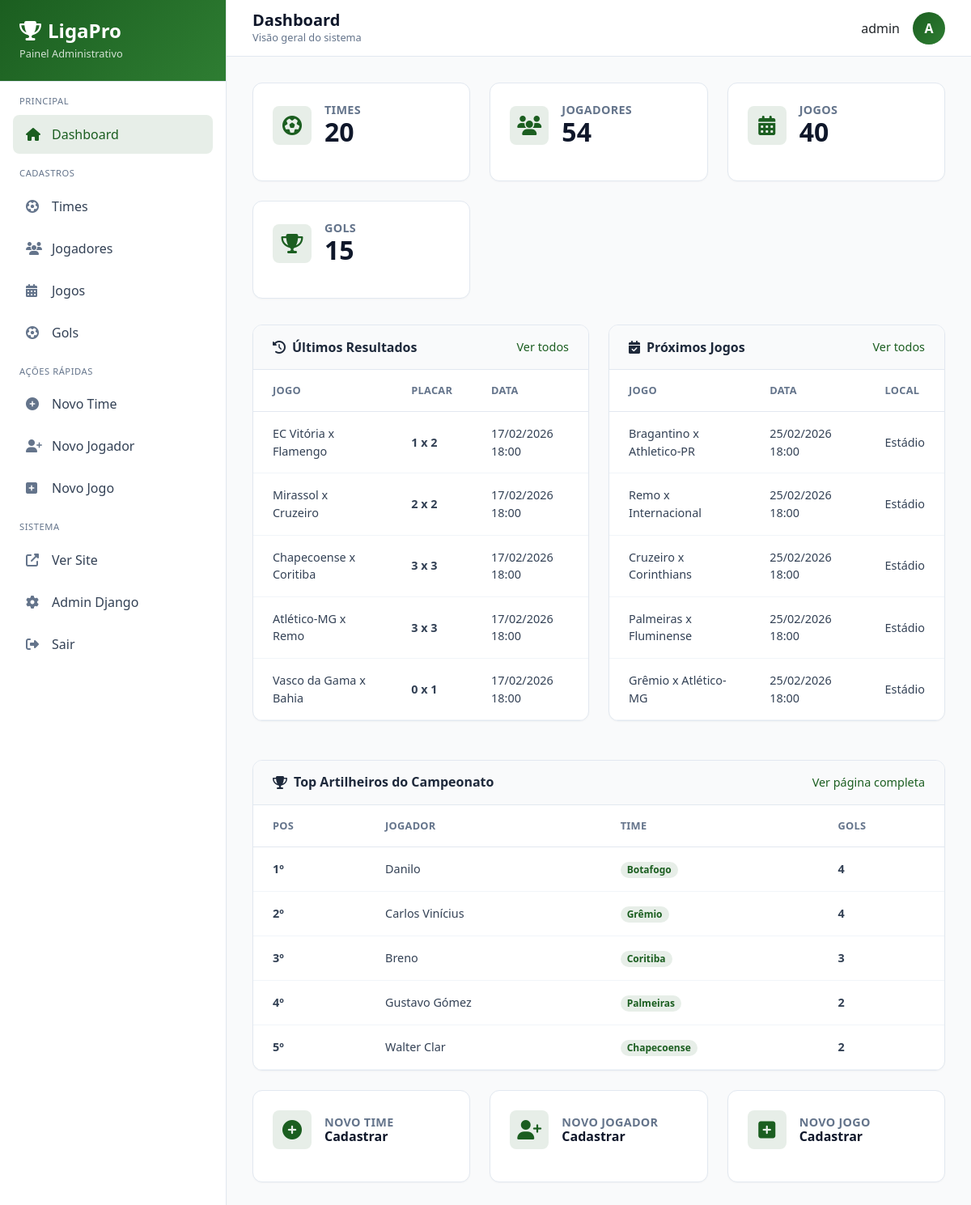
Screenshot of /painel/ (signed in) with the database file from the repository.
### core/models.py (models this page shows, shortened)
class Jogo(models.Model):
    time_casa = models.ForeignKey(
        Time,
        on_delete=models.CASCADE,
        related_name='jogos_como_casa',
        verbose_name='Time da Casa'
    )
    time_visitante = models.ForeignKey(
        Time,
        on_delete=models.CASCADE,
        related_name='jogos_como_visitante',
        verbose_name='Time Visitante'
    )
    gols_casa = models.IntegerField('Gols do Time da Casa', default=0)
    gols_visitante = models.IntegerField('Gols do Time Visitante', default=0)
    data_jogo = models.DateTimeField('Data do Jogo')
    local = models.CharField('Local do Jogo', max_length=200, blank=True, null=True)
    rodada = models.IntegerField('Rodada', default=1)
    realizado = models.BooleanField('Jogo Realizado?', default=False)
    class Meta:
        verbose_name = 'Jogo'
        verbose_name_plural = 'Jogos'
        ordering = ['-data_jogo']

class Time(models.Model):
    nome = models.CharField('Nome do Time', max_length=100)
    logo = models.ImageField('Logo', upload_to='logos/', null=True, blank=True)
    data_criacao = models.DateTimeField('Data de Cadastro', auto_now_add=True)
    class Meta:
        verbose_name = 'Time'
        verbose_name_plural = 'Times'
        ordering = ['nome']

class Jogador(models.Model):
    POSICOES = [
        ('GOL', 'Goleiro'),
        ('ZAG', 'Zagueiro'),
        ('LAT', 'Lateral'),
        ('VOL', 'Volante'),
        ('MEI', 'Meio-campo'),
        ('ATA', 'Atacante'),
        ('TEC', 'Técnico'),
    ]
    nome = models.CharField('Nome do Jogador', max_length=100)
    time = models.ForeignKey(Time, on_delete=models.CASCADE, related_name='jogadores', verbose_name='Time')
    numero = models.IntegerField('Número da Camisa', null=True, blank=True)
    posicao = models.CharField('Posição', max_length=3, choices=POSICOES)
    foto = models.ImageField('Foto', upload_to='jogadores/', null=True, blank=True)
    data_nascimento = models.DateField('Data de Nascimento', null=True, blank=True)
    nacionalidade = models.CharField('Nacionalidade', max_length=50, default='Brasileiro')
    ativo = models.BooleanField('Ativo?', default=True)
    data_cadastro = models.DateTimeField('Data de Cadastro', auto_now_add=True)
    class Meta:
        verbose_name = 'Jogador'
        verbose_name_plural = 'Jogadores'
        ordering = ['time', 'posicao', 'numero']

### painel/views.py (the view)
# urls.py: path('', views.dashboard, name='dashboard'),
@staff_member_required
def dashboard(request):
    total_times = Time.objects.count()
    total_jogadores = Jogador.objects.count()
    total_jogos = Jogo.objects.count()
    total_gols = Gol.objects.filter(contra=False).count()
    jogos_recentes = Jogo.objects.filter(realizado=True).order_by('-data_jogo')[:5]
    proximos_jogos = Jogo.objects.filter(realizado=False, data_jogo__gte=timezone.now()).order_by('data_jogo')[:5]
    top_artilheiros = Gol.objects.filter(
        contra=False
    ).values('jogador').annotate(
        total=Count('id')
    ).order_by('-total')[:5]
    artilheiros_lista = []
    for item in top_artilheiros:
        jogador = Jogador.objects.select_related('time').get(id=item['jogador'])
        artilheiros_lista.append({
            'jogador': jogador,
            'gols': item['total']
        })
    context = {
        'total_times': total_times,
        'total_jogadores': total_jogadores,
        'total_jogos': total_jogos,
        'total_gols': total_gols,
        'jogos_recentes': jogos_recentes,
        'proximos_jogos': proximos_jogos,
        'artilheiros': artilheiros_lista,
    }
    return render(request, 'painel/dashboard.html', context)

### templates/painel/dashboard.html (shortened to what this page needs)
{% extends 'painel/base_painel.html' %}
{% load static %}
{% block page_title %}Dashboard{% endblock %}
{% block page_subtitle %}Visão geral do sistema{% endblock %}
{% block content %}
<div class="stats-grid">
    <div class="stat-card">
        <div class="stat-header">
            <div class="stat-icon">
                <i class="fas fa-futbol"></i>
            </div>
            <div class="stat-info">
                <h3>Times</h3>
                <div class="stat-number">{{ total_times }}</div>
            </div>
        </div>
    </div>
    <div class="stat-card">
        <div class="stat-header">
            <div class="stat-icon">
                <i class="fas fa-users"></i>
            </div>
            <div class="stat-info">
                <h3>Jogadores</h3>
                <div class="stat-number">{{ total_jogadores }}</div>
            </div>
        </div>
    </div>
    <div class="stat-card">
        <div class="stat-header">
            <div class="stat-icon">
                <i class="fas fa-calendar-alt"></i>
            </div>
            <div class="stat-info">
                <h3>Jogos</h3>
                <div class="stat-number">{{ total_jogos }}</div>
            </div>
        </div>
    </div>
    <div class="stat-card">
        <div class="stat-header">
            <div class="stat-icon">
                <i class="fas fa-trophy"></i>
            </div>
            <div class="stat-info">
                <h3>Gols</h3>
                <div class="stat-number">{{ total_gols }}</div>
            </div>
        </div>
    </div>
</div>
<div class="row">
    <div class="col-md-6">
        <div class="table-card">
            <div class="table-header">
                <h3>
                    <i class="fas fa-history"></i>
                    Últimos Resultados
                </h3>
                <a href="{% url 'painel:lista_jogos' %}">Ver todos</a>
            </div>
            <div class="table-responsive">
                <table>
                    <thead>
                        <tr>
                            <th>Jogo</th>
                            <th>Placar</th>
                            <th>Data</th>
                        </tr>
                    </thead>
                    <tbody>
                        {% for jogo in jogos_recentes %}
                        <tr>
                            <td>{{ jogo.time_casa.nome }} x {{ jogo.time_visitante.nome }}</td>
                            <td><strong>{{ jogo.gols_casa }} x {{ jogo.gols_visitante }}</strong></td>
                            <td>{{ jogo.data_jogo|date:"d/m/Y H:i" }}</td>
                        </tr>
                        {% endfor %}
                    </tbody>
                </table>
            </div>
        </div>
    </div>
    <div class="col-md-6">
        <div class="table-card">
            <div class="table-header">
                <h3>
                    <i class="fas fa-calendar-check"></i>
                    Próximos Jogos
                </h3>
                <a href="{% url 'painel:lista_jogos' %}">Ver todos</a>
            </div>
            <div class="table-responsive">
                <table>
                    <thead>
                        <tr>
                            <th>Jogo</th>
                            <th>Data</th>
                            <th>Local</th>
                        </tr>
                    </thead>
                    <tbody>
                        {% for jogo in proximos_jogos %}
                        <tr>
                            <td>{{ jogo.time_casa.nome }} x {{ jogo.time_visitante.nome }}</td>
                            <td>{{ jogo.data_jogo|date:"d/m/Y H:i" }}</td>
                            <td>{{ jogo.local|default:"A definir" }}</td>
                        </tr>
                        {% endfor %}
                    </tbody>
                </table>
            </div>
        </div>
    </div>
</div>
<div class="table-card" style="margin-top: 1.5rem;">
    <div class="table-header">
        <h3>
            <i class="fas fa-trophy"></i>
            Top Artilheiros do Campeonato
        </h3>
        <a href="{% url 'artilharia' %}" target="_blank">Ver página completa</a>
    </div>
    <div class="table-responsive">
        <table>
            <thead>
                <tr>
                    <th>Pos</th>
                    <th>Jogador</th>
                    <th>Time</th>
                    <th>Gols</th>
                </tr>
            </thead>
            <tbody>
                {% for item in artilheiros %}
                <tr>
                    <td><strong>{{ forloop.counter }}º</strong></td>
                    <td>{{ item.jogador.nome }}</td>
                    <td>
                        <span class="badge" style="background: rgba(27, 94, 32, 0.1); color: var(--primary);">
                            {{ item.jogador.time.nome }}
                        </span>
                    </td>
                    <td><strong>{{ item.gols }}</strong></td>
                </tr>
                {% endfor %}
            </tbody>
        </table>
    </div>
</div>
<div class="stats-grid" style="margin-top: 1.5rem; grid-template-columns: repeat(3, 1fr);">
    <a href="{% url 'painel:cadastrar_time' %}" class="stat-card" style="text-decoration: none;">
        <div class="stat-header">
            <div class="stat-icon">
                <i class="fas fa-plus-circle"></i>
            </div>
            <div class="stat-info">
                <h3>Novo Time</h3>
                <div class="stat-number" style="font-size: 1rem;">Cadastrar</div>
            </div>
        </div>
    </a>
    <a href="{% url 'painel:cadastrar_jogador' %}" class="stat-card" style="text-decoration: none;">
        <div class="stat-header">
            <div class="stat-icon">
                <i class="fas fa-user-plus"></i>
            </div>
            <div class="stat-info">
                <h3>Novo Jogador</h3>
                <div class="stat-number" style="font-size: 1rem;">Cadastrar</div>
            </div>
        </div>
    </a>
    <a href="{% url 'painel:cadastrar_jogo' %}" class="stat-card" style="text-decoration: none;">
        <div class="stat-header">
            <div class="stat-icon">
                <i class="fas fa-plus-square"></i>
            </div>
            <div class="stat-info">
                <h3>Novo Jogo</h3>
                <div class="stat-number" style="font-size: 1rem;">Cadastrar</div>
            </div>
        </div>
    </a>
</div>
{% endblock %}

### templates/painel/base_painel.html (shortened to what this page needs)
<!DOCTYPE html>
<html lang="pt-br">
<head>
    <link href="https://cdn.jsdelivr.net/npm/bootstrap@5.3.2/dist/css/bootstrap.min.css" rel="stylesheet">
    <link rel="stylesheet" href="https://cdnjs.cloudflare.com/ajax/libs/font-awesome/6.5.1/css/all.min.css">
</head>
<body>
    <div class="sidebar" id="sidebar">
        <div class="sidebar-header">
            <h3>
                <i class="fas fa-trophy"></i>
                LigaPro
            </h3>
            <p>Painel Administrativo</p>
        </div>
        <div class="sidebar-menu">
            <div class="menu-section">
                <div class="menu-title">Principal</div>
                <a href="{% url 'painel:dashboard' %}" class="menu-item {% if request.resolver_match.url_name == 'dashboard' %}active{% endif %}">
                    <i class="fas fa-home"></i>
                    <span>Dashboard</span>
                </a>
            </div>
            <div class="menu-section">
                <div class="menu-title">Cadastros</div>
                <a href="{% url 'painel:lista_times' %}" class="menu-item {% if 'times' in request.path %}active{% endif %}">
                    <i class="fas fa-futbol"></i>
                    <span>Times</span>
                </a>
                <a href="{% url 'painel:lista_jogadores' %}" class="menu-item {% if 'jogadores' in request.path %}active{% endif %}">
                    <i class="fas fa-users"></i>
                    <span>Jogadores</span>
                </a>
                <a href="{% url 'painel:lista_jogos' %}" class="menu-item {% if 'jogos' in request.path %}active{% endif %}">
                    <i class="fas fa-calendar-alt"></i>
                    <span>Jogos</span>
                </a>
                <a href="{% url 'painel:lista_gols' %}" class="menu-item {% if 'gols' in request.path %}active{% endif %}">
                    <i class="fas fa-futbol"></i>
                    <span>Gols</span>
                </a>
            </div>
            <div class="menu-section">
                <div class="menu-title">Ações Rápidas</div>
                <a href="{% url 'painel:cadastrar_time' %}" class="menu-item">
                    <i class="fas fa-plus-circle"></i>
                    <span>Novo Time</span>
                </a>
                <a href="{% url 'painel:cadastrar_jogador' %}" class="menu-item">
                    <i class="fas fa-user-plus"></i>
                    <span>Novo Jogador</span>
                </a>
                <a href="{% url 'painel:cadastrar_jogo' %}" class="menu-item">
                    <i class="fas fa-plus-square"></i>
                    <span>Novo Jogo</span>
                </a>
            </div>
            <div class="menu-section">
                <div class="menu-title">Sistema</div>
                <a href="/" class="menu-item" target="_blank">
                    <i class="fas fa-external-link-alt"></i>
                    <span>Ver Site</span>
                </a>
                <a href="{% url 'admin:index' %}" class="menu-item">
                    <i class="fas fa-cog"></i>
                    <span>Admin Django</span>
                </a>
                <a href="{% url 'logout' %}" class="menu-item">
                    <i class="fas fa-sign-out-alt"></i>
                    <span>Sair</span>
                </a>
            </div>
        </div>
    </div>
    <div class="main-content">
        <div class="top-header">
            <div class="page-title">
                <h2>{% block page_title %}Dashboard{% endblock %}</h2>
                <p>{% block page_subtitle %}Bem-vindo ao painel{% endblock %}</p>
            </div>
            <div class="user-info">
                <span>{{ user.get_full_name|default:user.username }}</span>
                <div class="user-avatar">
                    {{ user.username|first|upper }}
                </div>
            </div>
        </div>
        <div class="content-area">
            {% block content %}{% endblock %}
        </div>
    </div>
</body>
</html>

### rows the page displays
Jogo: time_casa.nome "EC Vitória", time_visitante.nome "Flamengo", gols_casa "1", gols_visitante "2", data_jogo "17/02/2026 18:00"
Jogo: time_casa.nome "Mirassol", time_visitante.nome "Cruzeiro", gols_casa "2", gols_visitante "2", data_jogo "17/02/2026 18:00"
Jogo: time_casa.nome "Chapecoense", time_visitante.nome "Coritiba", gols_casa "3", gols_visitante "3", data_jogo "17/02/2026 18:00"
Jogo: time_casa.nome "Atlético-MG", time_visitante.nome "Remo", gols_casa "3", gols_visitante "3", data_jogo "17/02/2026 18:00"
Jogo: time_casa.nome "Vasco da Gama", time_visitante.nome "Bahia", gols_casa "0", gols_visitante "1", data_jogo "17/02/2026 18:00"
Jogo: time_casa.nome "Bragantino", time_visitante.nome "Athletico-PR", data_jogo "25/02/2026 18:00", local "Estádio"
Jogo: time_casa.nome "Remo", time_visitante.nome "Internacional", data_jogo "25/02/2026 18:00", local "Estádio"
Jogo: time_casa.nome "Cruzeiro", time_visitante.nome "Corinthians", data_jogo "25/02/2026 18:00", local "Estádio"
Jogo: time_casa.nome "Palmeiras", time_visitante.nome "Fluminense", data_jogo "25/02/2026 18:00", local "Estádio"
Jogo: time_casa.nome "Grêmio", time_visitante.nome "Atlético-MG", data_jogo "25/02/2026 18:00", local "Estádio"
Jogador: jogador.nome "Danilo", jogador.time.nome "Botafogo", gols "4"
Jogador: jogador.nome "Carlos Vinícius", jogador.time.nome "Grêmio", gols "4"
Jogador: jogador.nome "Breno", jogador.time.nome "Coritiba", gols "3"
Jogador: jogador.nome "Gustavo Gómez", jogador.time.nome "Palmeiras", gols "2"
Jogador: jogador.nome "Walter Clar", jogador.time.nome "Chapecoense", gols "2"

### other values shown
{{ user.get_full_name|default:user.username }} "admin"
{{ user.username|first|upper }} "A"
{{ total_times }} "20"
{{ total_jogadores }} "54"
{{ total_jogos }} "40"
{{ total_gols }} "15"
